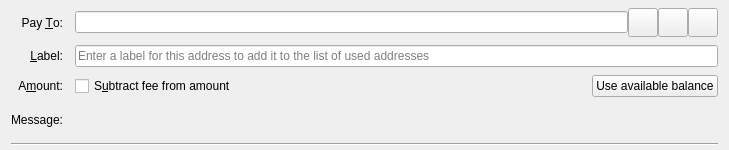
<?xml version="1.0" encoding="UTF-8"?>
<ui version="4.0">
 <class>SendCoinsEntry</class>
 <widget class="QWidget" name="SendCoinsEntry">
  <property name="geometry">
   <rect>
    <x>0</x>
    <y>0</y>
    <width>729</width>
    <height>150</height>
   </rect>
  </property>
  <property name="focusPolicy">
   <enum>Qt::TabFocus</enum>
  </property>
  <property name="autoFillBackground">
   <bool>false</bool>
  </property>
  <layout class="QGridLayout" name="gridLayout">
   <property name="topMargin">
    <number>8</number>
   </property>
   <property name="bottomMargin">
    <number>4</number>
   </property>
   <property name="horizontalSpacing">
    <number>12</number>
   </property>
   <property name="verticalSpacing">
    <number>8</number>
   </property>
   <item row="0" column="0">
    <widget class="QLabel" name="payToLabel">
     <property name="text">
      <string>Pay &amp;To:</string>
     </property>
     <property name="alignment">
      <set>Qt::AlignRight|Qt::AlignTrailing|Qt::AlignVCenter</set>
     </property>
     <property name="buddy">
      <cstring>payTo</cstring>
     </property>
    </widget>
   </item>
   <item row="0" column="1">
    <layout class="QHBoxLayout" name="payToLayout">
     <property name="spacing">
      <number>0</number>
     </property>
     <item>
      <widget class="QValidatedLineEdit" name="payTo">
       <property name="toolTip">
        <string>The Andaluzcoin address to send the payment to</string>
       </property>
      </widget>
     </item>
     <item>
      <widget class="QToolButton" name="addressBookButton">
       <property name="toolTip">
        <string>Choose previously used address</string>
       </property>
       <property name="text">
        <string/>
       </property>
       <property name="icon">
        <iconset resource="../andaluzcoin.qrc">
         <normaloff>:/icons/address-book</normaloff>:/icons/address-book</iconset>
       </property>
       <property name="iconSize">
        <size>
         <width>22</width>
         <height>22</height>
        </size>
       </property>
       <property name="shortcut">
        <string>Alt+A</string>
       </property>
      </widget>
     </item>
     <item>
      <widget class="QToolButton" name="pasteButton">
       <property name="toolTip">
        <string>Paste address from clipboard</string>
       </property>
       <property name="text">
        <string/>
       </property>
       <property name="icon">
        <iconset resource="../andaluzcoin.qrc">
         <normaloff>:/icons/editpaste</normaloff>:/icons/editpaste</iconset>
       </property>
       <property name="iconSize">
        <size>
         <width>22</width>
         <height>22</height>
        </size>
       </property>
       <property name="shortcut">
        <string>Alt+P</string>
       </property>
      </widget>
     </item>
     <item>
      <widget class="QToolButton" name="deleteButton">
       <property name="toolTip">
        <string>Remove this entry</string>
       </property>
       <property name="text">
        <string/>
       </property>
       <property name="icon">
        <iconset resource="../andaluzcoin.qrc">
         <normaloff>:/icons/remove</normaloff>:/icons/remove</iconset>
       </property>
       <property name="iconSize">
        <size>
         <width>22</width>
         <height>22</height>
        </size>
       </property>
      </widget>
     </item>
    </layout>
   </item>
   <item row="1" column="0">
    <widget class="QLabel" name="labellLabel">
     <property name="text">
      <string>&amp;Label:</string>
     </property>
     <property name="alignment">
      <set>Qt::AlignRight|Qt::AlignTrailing|Qt::AlignVCenter</set>
     </property>
     <property name="buddy">
      <cstring>addAsLabel</cstring>
     </property>
    </widget>
   </item>
   <item row="1" column="1">
    <widget class="QLineEdit" name="addAsLabel">
     <property name="toolTip">
      <string>Enter a label for this address to add it to the list of used addresses</string>
     </property>
     <property name="placeholderText">
      <string>Enter a label for this address to add it to the list of used addresses</string>
     </property>
    </widget>
   </item>
   <item row="2" column="0">
    <widget class="QLabel" name="amountLabel">
     <property name="text">
      <string>A&amp;mount:</string>
     </property>
     <property name="alignment">
      <set>Qt::AlignRight|Qt::AlignTrailing|Qt::AlignVCenter</set>
     </property>
     <property name="buddy">
      <cstring>payAmount</cstring>
     </property>
    </widget>
   </item>
   <item row="2" column="1">
    <layout class="QHBoxLayout" name="horizontalLayoutAmount" stretch="0,1,0">
     <item>
      <widget class="AndaluzcoinAmountField" name="payAmount" native="true">
       <property name="toolTip">
        <string>The amount to send in the selected unit</string>
       </property>
      </widget>
     </item>
     <item>
      <widget class="QCheckBox" name="checkboxSubtractFeeFromAmount">
       <property name="toolTip">
        <string>The fee will be deducted from the amount being sent. The recipient will receive less andaluzcoins than you enter in the amount field. If multiple recipients are selected, the fee is split equally.</string>
       </property>
       <property name="text">
        <string>S&amp;ubtract fee from amount</string>
       </property>
      </widget>
     </item>
     <item>
      <widget class="QPushButton" name="useAvailableBalanceButton">
       <property name="text">
        <string>Use available balance</string>
       </property>
      </widget>
     </item>
    </layout>
   </item>
   <item row="3" column="0">
    <widget class="QLabel" name="messageLabel">
     <property name="text">
      <string>Message:</string>
     </property>
     <property name="alignment">
      <set>Qt::AlignRight|Qt::AlignTrailing|Qt::AlignVCenter</set>
     </property>
    </widget>
   </item>
   <item row="3" column="1">
    <widget class="QLabel" name="messageTextLabel">
     <property name="toolTip">
      <string>A message that was attached to the andaluzcoin: URI which will be stored with the transaction for your reference. Note: This message will not be sent over the Andaluzcoin network.</string>
     </property>
     <property name="textFormat">
      <enum>Qt::PlainText</enum>
     </property>
    </widget>
   </item>
   <item row="4" column="0" colspan="2">
    <widget class="Line" name="line">
     <property name="orientation">
      <enum>Qt::Horizontal</enum>
     </property>
    </widget>
   </item>
  </layout>
 </widget>
 <customwidgets>
  <customwidget>
   <class>QValidatedLineEdit</class>
   <extends>QLineEdit</extends>
   <header>qt/qvalidatedlineedit.h</header>
  </customwidget>
  <customwidget>
   <class>AndaluzcoinAmountField</class>
   <extends>QWidget</extends>
   <header>qt/andaluzcoinamountfield.h</header>
   <container>1</container>
  </customwidget>
 </customwidgets>
 <tabstops>
  <tabstop>payTo</tabstop>
  <tabstop>addressBookButton</tabstop>
  <tabstop>pasteButton</tabstop>
  <tabstop>deleteButton</tabstop>
  <tabstop>addAsLabel</tabstop>
  <tabstop>payAmount</tabstop>
 </tabstops>
 <resources>
  <include location="../andaluzcoin.qrc"/>
 </resources>
 <connections/>
</ui>
